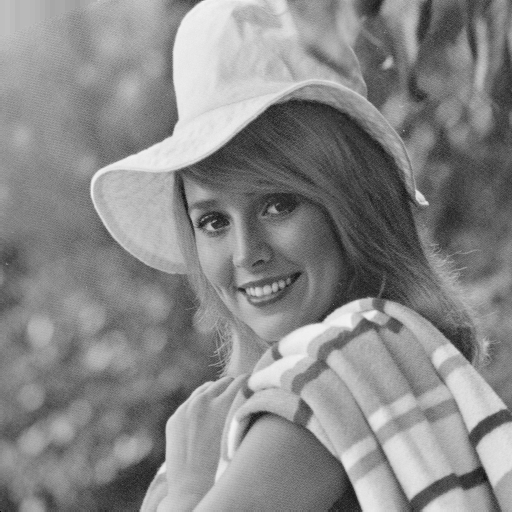
#> input picture images/1/Elaine.bmp, 512 x 512 px, found by its file name
$ jupyter execute rotate.ipynb
#> lines starting #> are read from the running program, lines starting #| are printed output that depends on the picture
[cell 1]
from PIL import Image
import numpy as np
import cv2
import matplotlib.pyplot as plt
import math

[cell 2]
from skimage import io
im1 = io.imread('../Images/1/Elaine.bmp')
#> im1 is the input picture: shape (512, 512); min 0, max 243, mean 136.4

[cell 3]
def rotate_image(img,angle):
#> called with angle = 1.4
    try:
        [height,width,p] = img.shape;
    except:
        [height,width] = img.shape;
#> height = 512; width = 512
    angle_cos = np.cos(angle)
    angle_sin = np.sin(angle)
    output_dims = int(angle_cos*height + angle_sin*width)
#> output_dims = 593

    result = np.zeros([output_dims, output_dims], dtype=np.uint8)
    for t in range(1,output_dims):
        for s in range(1,output_dims):
            i = int((t-output_dims/2)*angle_cos+\
                    (s-output_dims/2)* angle_sin+height/2)
            j = int(-(t-output_dims/2)*angle_sin+\
                    (s-output_dims/2)*angle_cos+width/2)
            try:
                if i>0 and j>0 and i<=height and j<=width:
                    result[t,s]=img[i,j]
            except Exception as e:# index out of bound might happen for side pixels
                pass
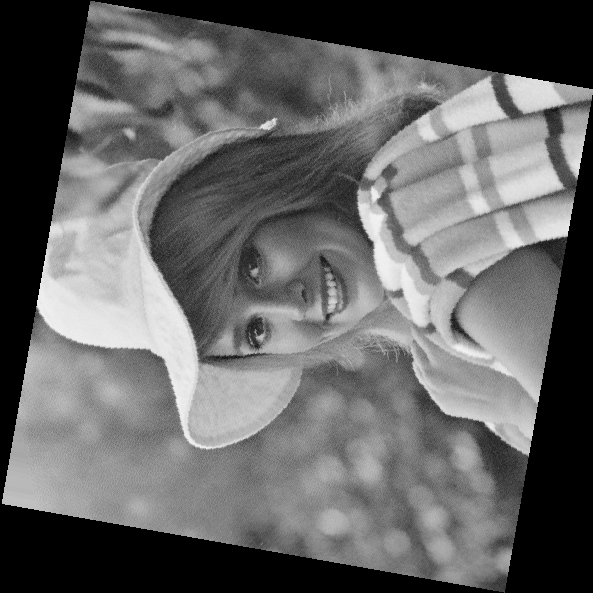
#> result: shape (593, 593); min 0, max 243, mean 101.2
    return result

[cell 4]
im2 = rotate_image(im1 , math.radians(80))
img = Image.fromarray(im2)
img.save('Elaine80_degrees.png', format="png")

im3 = rotate_image(im1 , math.radians(30))
#> call 2 of rotate_image, with angle = 0.524
#> after the loop in rotate_image (call 2), `for t in range(1,output_dims):`:
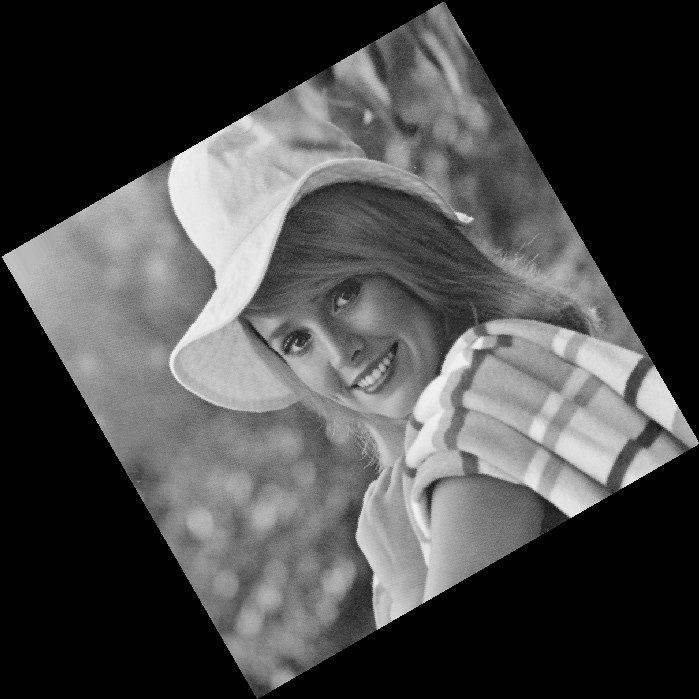
#> result: shape (699, 699); min 0, max 243, mean 72.9
img = Image.fromarray(im3)
img.save('Elaine30_degrees.png', format="png")

im4 = rotate_image(im1 , math.radians(45))
#> call 3 of rotate_image, with angle = 0.785
#> after the loop in rotate_image (call 3), `for t in range(1,output_dims):`:
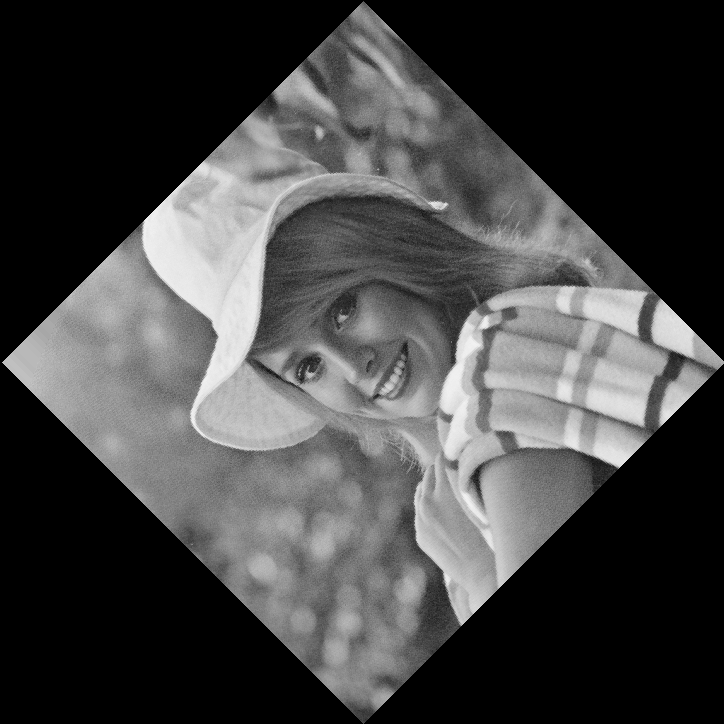
#> result: shape (724, 724); min 0, max 242, mean 68

$ run again, with images/1/Goldhill.bmp copied over images/1/Elaine.bmp
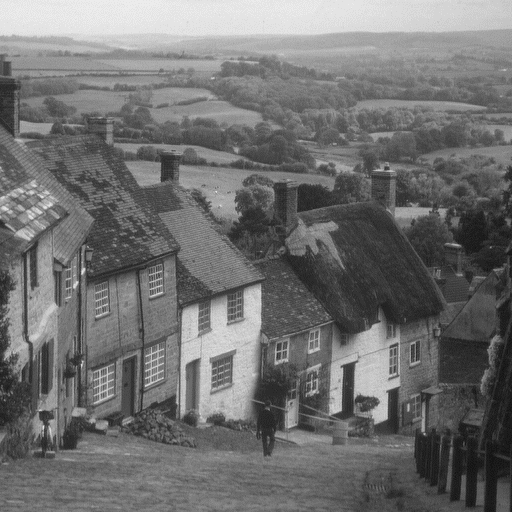
#> input picture images/1/Goldhill.bmp, 512 x 512 px, found by its file name
#> im1 is the input picture: shape (512, 512); min 20, max 236, mean 112.2
#> after the loop in rotate_image (call 2), `for t in range(1,output_dims):`:
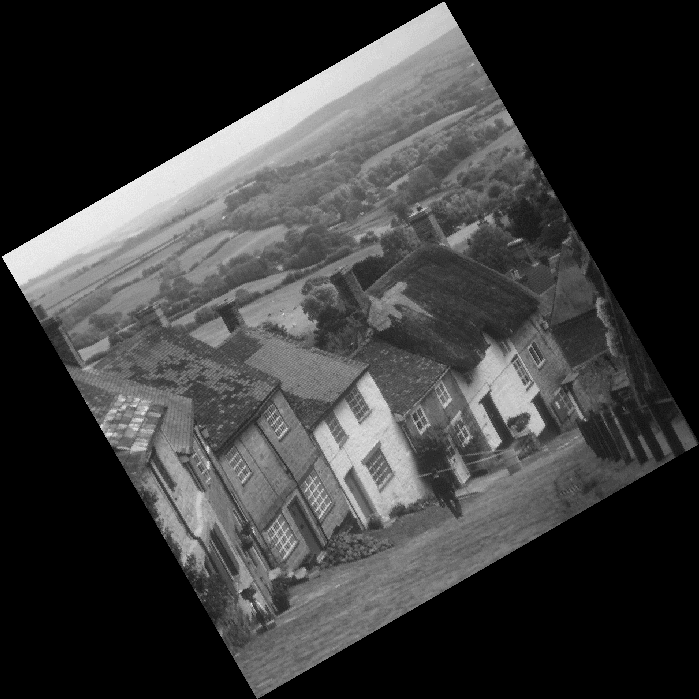
#> result: shape (699, 699); min 0, max 236, mean 59.9
#> after the loop in rotate_image (call 3), `for t in range(1,output_dims):`:
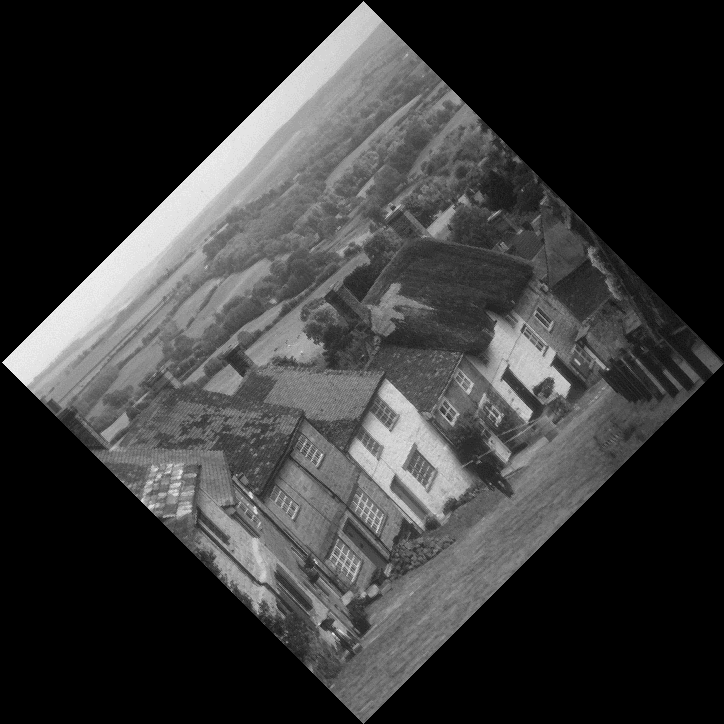
#> result: shape (724, 724); min 0, max 236, mean 55.8
